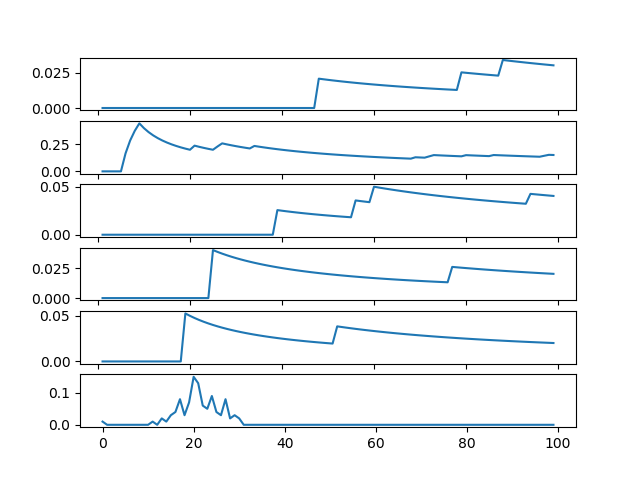

Source code (Python):
import cmath as math
import random as random
import matplotlib.pyplot as plt
import numpy as np
from collections import Counter

N = 1000
users = 100
x = 0 #wybrany węzeł startowy
X = [x]
x_0 = []
x_1 = []
x_2 = []
x_3 = []
x_4 = []

for n in range(1, N):
    cout_logged_in = x
    cout_logged_out = 0
    # dla zalogowanych P wylogowania
    for i in range (0, x):
        P_move = random.uniform(0, 1)
        if(P_move < 1 - (.008*x + .1)):
            cout_logged_in = cout_logged_in - 1
    
    # dla niezalogowanch prawdopodobienstwo zalogowania
    for i in (range (0, users-x)):
        P_move = random.uniform(0, 1)
        if(P_move < .2):
            cout_logged_in = cout_logged_in + 1
    
    x = cout_logged_in
    # print("x = ", x)
    X.append(x)

    N_x = Counter(X)
    # print ("N_x =", N_x )
    x_0.append(N_x[18]/n)
    x_1.append(N_x[20]/n)
    x_2.append(N_x[25]/n)
    x_3.append(N_x[28]/n)
    x_4.append(N_x[30]/n)

N_x = Counter(X)
pi_i = []
for u_id in (range (0, users)):
    pi_i.append(N_x[u_id]/N)

print ("π_18 = ", x_0[-1])
print ("π_20 = ", x_1[-1])
print ("π_25 = ", x_2[-1])
print ("π_28 = ", x_3[-1])
print ("π_30 = ", x_4[-1])

fig, (ax0, ax1, ax2, ax3, ax4, ax5) = plt.subplots(6)
N_arr = list(range(1, N))
ax0.plot(N_arr, x_0)
ax1.plot(N_arr, x_1)
ax2.plot(N_arr, x_2)
ax3.plot(N_arr, x_3)
ax4.plot(N_arr, x_4)
N_arr = list(range(0, users))
ax5.plot(N_arr, pi_i)
plt.show()


# los < P_0  to do P_0
# jak los > P_0 ale los < P_0+P_1 to do P_1
# jak nie to do P_2
